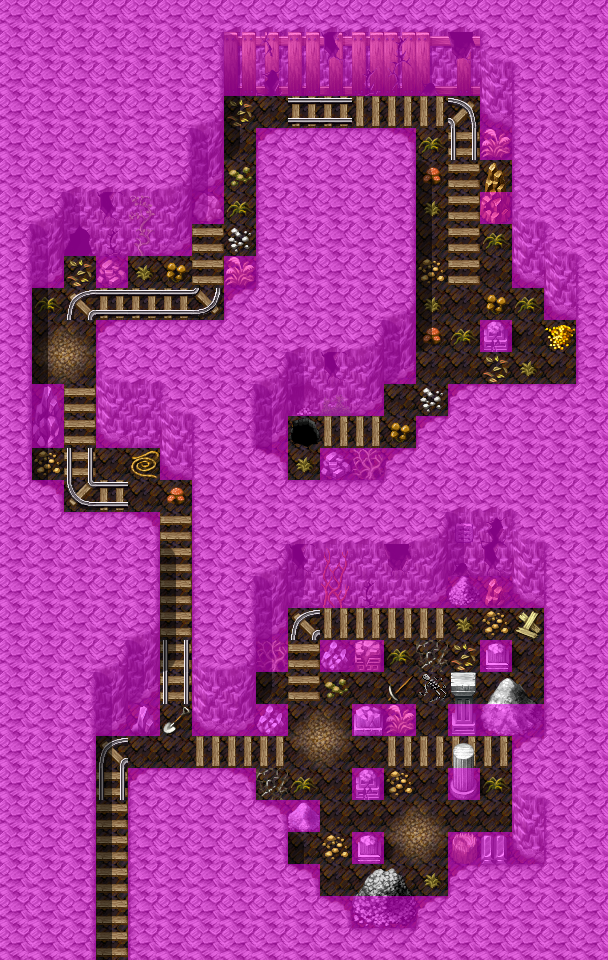

A level layout from a 2D game, rendered from its tile map. Below: a short description, then the map file with tile-grid data replaced by summaries:
An orthogonal 19x30 tile map with 32x32 px tiles, 4 tile layers (Ground, Objects, Above, Walkable), 40 tilesets and 15 objects (13x spawn, 2x mapchange).

<map version="1.0" orientation="orthogonal" width="19" height="30" tilewidth="32" tileheight="32">
 <tileset firstgid="1" name="map_bed_1" tilewidth="32" tileheight="32">
  <image source="../drawable/map_bed_1.png" width="512" height="256" />
 </tileset>
 <tileset firstgid="129" name="map_border_1" tilewidth="32" tileheight="32">
  <image source="../drawable/map_border_1.png" width="512" height="256" />
 </tileset>
 <tileset firstgid="257" name="map_bridge_1" tilewidth="32" tileheight="32">
  <image source="../drawable/map_bridge_1.png" width="512" height="256" />
 </tileset>
 <tileset firstgid="385" name="map_broken_1" tilewidth="32" tileheight="32">
  <image source="../drawable/map_broken_1.png" width="512" height="256" />
 </tileset>
 <tileset firstgid="513" name="map_cavewall_1" tilewidth="32" tileheight="32">
  <image source="../drawable/map_cavewall_1.png" width="576" height="192" />
 </tileset>
 <tileset firstgid="621" name="map_cavewall_2" tilewidth="32" tileheight="32">
  <image source="../drawable/map_cavewall_2.png" width="576" height="192" />
 </tileset>
 <tileset firstgid="729" name="map_cavewall_3" tilewidth="32" tileheight="32">
  <image source="../drawable/map_cavewall_3.png" width="576" height="192" />
 </tileset>
 <tileset firstgid="837" name="map_chair_table_1" tilewidth="32" tileheight="32">
  <image source="../drawable/map_chair_table_1.png" width="512" height="256" />
 </tileset>
 <tileset firstgid="965" name="map_crate_1" tilewidth="32" tileheight="32">
  <image source="../drawable/map_crate_1.png" width="512" height="256" />
 </tileset>
 <tileset firstgid="1093" name="map_cupboard_1" tilewidth="32" tileheight="32">
  <image source="../drawable/map_cupboard_1.png" width="512" height="256" />
 </tileset>
 <tileset firstgid="1221" name="map_curtain_1" tilewidth="32" tileheight="32">
  <image source="../drawable/map_curtain_1.png" width="512" height="256" />
 </tileset>
 <tileset firstgid="1349" name="map_entrance_1" tilewidth="32" tileheight="32">
  <image source="../drawable/map_entrance_1.png" width="512" height="256" />
 </tileset>
 <tileset firstgid="1477" name="map_fence_1" tilewidth="32" tileheight="32">
  <image source="../drawable/map_fence_1.png" width="512" height="256" />
 </tileset>
 <tileset firstgid="1605" name="map_fence_2" tilewidth="32" tileheight="32">
  <image source="../drawable/map_fence_2.png" width="512" height="256" />
 </tileset>
 <tileset firstgid="1733" name="map_ground_1" tilewidth="32" tileheight="32">
  <image source="../drawable/map_ground_1.png" width="512" height="256" />
 </tileset>
 <tileset firstgid="1861" name="map_ground_2" tilewidth="32" tileheight="32">
  <image source="../drawable/map_ground_2.png" width="512" height="256" />
 </tileset>
 <tileset firstgid="1989" name="map_ground_3" tilewidth="32" tileheight="32">
  <image source="../drawable/map_ground_3.png" width="512" height="256" />
 </tileset>
 <tileset firstgid="2117" name="map_ground_4" tilewidth="32" tileheight="32">
  <image source="../drawable/map_ground_4.png" width="512" height="256" />
 </tileset>
 <tileset firstgid="2245" name="map_ground_5" tilewidth="32" tileheight="32">
  <image source="../drawable/map_ground_5.png" width="512" height="256" />
 </tileset>
 <tileset firstgid="2373" name="map_ground_6" tilewidth="32" tileheight="32">
  <image source="../drawable/map_ground_6.png" width="512" height="256" />
 </tileset>
 <tileset firstgid="2501" name="map_ground_7" tilewidth="32" tileheight="32">
  <image source="../drawable/map_ground_7.png" width="512" height="256" />
 </tileset>
 <tileset firstgid="2629" name="map_ground_8" tilewidth="32" tileheight="32">
  <image source="../drawable/map_ground_8.png" width="512" height="256" />
 </tileset>
 <tileset firstgid="2757" name="map_indoor_1" tilewidth="32" tileheight="32">
  <image source="../drawable/map_indoor_1.png" width="512" height="256" />
 </tileset>
 <tileset firstgid="2885" name="map_kitchen_1" tilewidth="32" tileheight="32">
  <image source="../drawable/map_kitchen_1.png" width="512" height="256" />
 </tileset>
 <tileset firstgid="3013" name="map_outdoor_1" tilewidth="32" tileheight="32">
  <image source="../drawable/map_outdoor_1.png" width="512" height="256" />
 </tileset>
 <tileset firstgid="3141" name="map_pillar_1" tilewidth="32" tileheight="32">
  <image source="../drawable/map_pillar_1.png" width="512" height="256" />
 </tileset>
 <tileset firstgid="3269" name="map_plant_1" tilewidth="32" tileheight="32">
  <image source="../drawable/map_plant_1.png" width="512" height="256" />
 </tileset>
 <tileset firstgid="3397" name="map_rock_1" tilewidth="32" tileheight="32">
  <image source="../drawable/map_rock_1.png" width="512" height="256" />
 </tileset>
 <tileset firstgid="3525" name="map_roof_1" tilewidth="32" tileheight="32">
  <image source="../drawable/map_roof_1.png" width="512" height="256" />
 </tileset>
 <tileset firstgid="3653" name="map_roof_2" tilewidth="32" tileheight="32">
  <image source="../drawable/map_roof_2.png" width="512" height="256" />
 </tileset>
 <tileset firstgid="3781" name="map_shop_1" tilewidth="32" tileheight="32">
  <image source="../drawable/map_shop_1.png" width="512" height="256" />
 </tileset>
 <tileset firstgid="3909" name="map_sign_ladder_1" tilewidth="32" tileheight="32">
  <image source="../drawable/map_sign_ladder_1.png" width="512" height="256" />
 </tileset>
 <tileset firstgid="4037" name="map_table_1" tilewidth="32" tileheight="32">
  <image source="../drawable/map_table_1.png" width="512" height="256" />
 </tileset>
 <tileset firstgid="4165" name="map_trail_1" tilewidth="32" tileheight="32">
  <image source="../drawable/map_trail_1.png" width="512" height="256" />
 </tileset>
 <tileset firstgid="4293" name="map_tree_1" tilewidth="32" tileheight="32">
  <image source="../drawable/map_tree_1.png" width="512" height="256" />
 </tileset>
 <tileset firstgid="4421" name="map_wall_1" tilewidth="32" tileheight="32">
  <image source="../drawable/map_wall_1.png" width="512" height="256" />
 </tileset>
 <tileset firstgid="4549" name="map_wall_2" tilewidth="32" tileheight="32">
  <image source="../drawable/map_wall_2.png" width="480" height="256" />
 </tileset>
 <tileset firstgid="4669" name="map_wall_3" tilewidth="32" tileheight="32">
  <image source="../drawable/map_wall_3.png" width="480" height="256" />
 </tileset>
 <tileset firstgid="4789" name="map_window_1" tilewidth="32" tileheight="32">
  <image source="../drawable/map_window_1.png" width="512" height="256" />
 </tileset>
 <tileset firstgid="4917" name="map_window_2" tilewidth="32" tileheight="32">
  <image source="../drawable/map_window_2.png" width="512" height="256" />
 </tileset>
 <layer name="Ground" width="19" height="30">
  <data>[570 cells, 570 non-empty, 12 distinct tile ids]</data>
 </layer>
 <layer name="Objects" width="19" height="30">
  <data>[570 cells, 211 non-empty, 78 distinct tile ids]</data>
 </layer>
 <layer name="Above" width="19" height="30">
  <data>[570 cells, 77 non-empty, 18 distinct tile ids]</data>
 </layer>
 <layer name="Walkable" width="19" height="30">
  <data>[570 cells, 429 non-empty, 1 distinct tile ids]</data>
 </layer>
 <objectgroup name="Mapevents">
  <object name="south" type="mapchange" x="96" y="928" width="32" height="32">
   <properties>
    <property name="map" value="lostmine2" />
    <property name="place" value="north" />
   </properties>
  </object>
  <object name="down lostmine3" type="mapchange" x="288" y="416" width="32" height="32">
   <properties>
    <property name="map" value="lostmine4" />
    <property name="place" value="up lostmine4" />
   </properties>
  </object>
 </objectgroup>
 <objectgroup name="Spawn">
  <object name="ash1" type="spawn" x="96" y="768" width="32" height="128" />
  <object name="ash3" type="spawn" x="128" y="704" width="96" height="64" />
  </objectgroup>
 <objectgroup name="Keys" />
</map>
<!-- 11 of 15 objects omitted -->
